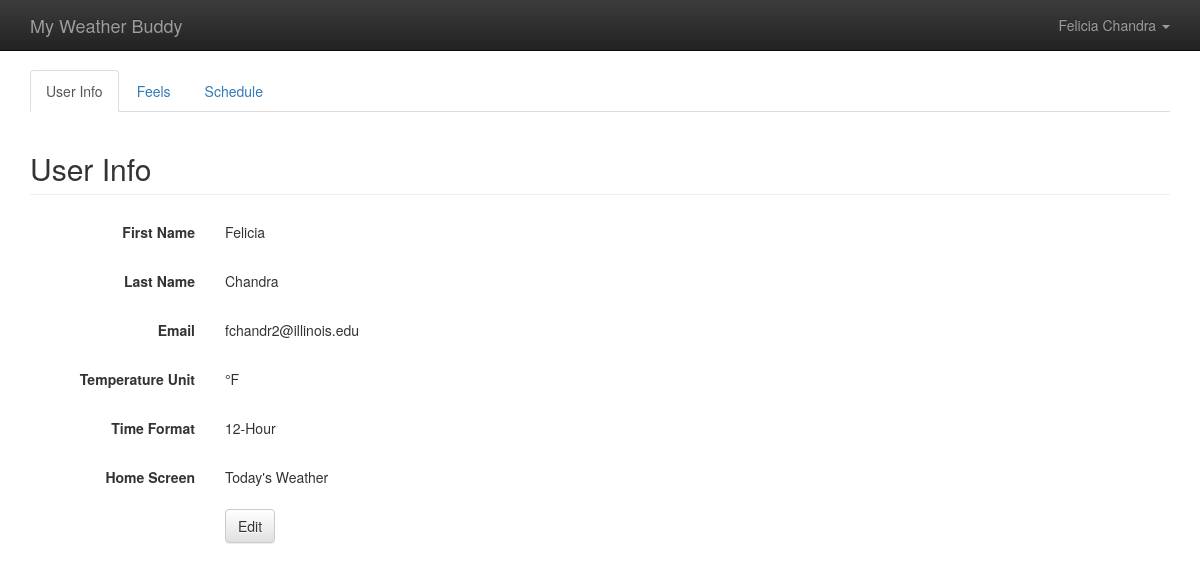
Page /index.php/user (signed in) on the committed database.
### tables this page shows
CREATE TABLE IF NOT EXISTS User (
	ID BIGINT NOT NULL AUTO_INCREMENT,
    First_Name VARCHAR(100) NOT NULL,
    Last_Name VARCHAR(100) NULL,
    Email VARCHAR(100) NOT NULL UNIQUE,
    `Password` CHAR(255) NOT NULL,
	Temperature_Unit VARCHAR(1) NOT NULL DEFAULT 'F',
	Time_Format VARCHAR(2) NOT NULL DEFAULT '12',
	Home_Screen VARCHAR(50) NOT NULL DEFAULT 'Today',
    Created_On DATETIME NULL,
    Modified_On DATETIME NULL,
    PRIMARY KEY (ID)
);

### index.php (called while the page is built, shortened)
<?php
require APP . '/core/application.php';
$app = new Application();

### application/helpers/siteHelper.php (called while the page is built)
<?php
class SiteHelper
{
	public function getSession($variableName)
	{
		$value = "";
		if (array_key_exists($variableName, $_SESSION))
		{
			$value = $_SESSION[$variableName];
		}
		return $value;
	}
}

### application/core/service.php (called while the page is built)
<?php
class Service
{
	function __construct($model)
	{
		$this->model = $model;
	}
}

### application/core/model.php (called while the page is built)
<?php
class Model
{
	function __construct($db)
	{
		$this->db = $db;
	}
}

### application/models/userModel.php (called while the page is built, shortened)
<?php
class UserModel extends Model
{
	public function getUser($userID)
	{
		$sql = "SELECT User.*
				FROM User
				WHERE User.ID = :user_id";
		$parameters = array(":user_id" => $userID);
		return $GLOBALS["beans"]->queryHelper->getSingleRowObject($this->db, $sql, $parameters);
	}
}

### application/helpers/queryHelper.php (called while the page is built, shortened)
<?php
class QueryHelper
{
	public function getSingleRowObject($db, $sql, $parameters) {
		$query = $db->prepare($sql);
		$query->execute($parameters);
		$result = $query->fetch();
		return $result;
	}
}

### application/services/userService.php (called while the page is built, shortened)
<?php
class UserService extends Service
{
	public function getUser($userID)
	{
		return $this->model->getUser($userID);
	}
}

### application/views/user/index.php (the view, shortened to what this page needs)
<?php if (!$this) { exit(header('HTTP/1.0 403 Forbidden')); }
if (strcasecmp("Schedule", $user->Home_Screen) == 0) {
	$homeScreen = "Schedule Based Weather";
}
else {
	$homeScreen = "Today's Weather";
}
?>
<div class="container">
	<h2 class="page-header">User Info</h2>
	<div class="section form-horizontal">
		<div class="form-group">
			<label class="col-sm-2 control-label">First Name</label>
			<div class="col-sm-10">
				<p class="form-control-static"><?php echo $user->First_Name ?></p>
			</div>
		</div>
		<div class="form-group">
			<label class="col-sm-2 control-label">Last Name</label>
			<div class="col-sm-10">
				<p class="form-control-static"><?php echo $user->Last_Name ?></p>
			</div>
		</div>
		<div class="form-group">
			<label class="col-sm-2 control-label">Email</label>
			<div class="col-sm-10">
				<p class="form-control-static"><?php echo $user->Email ?></p>
			</div>
		</div>
		<div class="form-group">
			<label class="col-sm-2 control-label">Temperature Unit</label>
			<div class="col-sm-10">
				<p class="form-control-static">&deg;<?php echo $user->Temperature_Unit ?></p>
			</div>
		</div>
		<div class="form-group">
			<label class="col-sm-2 control-label">Time Format</label>
			<div class="col-sm-10">
				<p class="form-control-static"><?php echo $user->Time_Format ?>-Hour</p>
			</div>
		</div>
		<div class="form-group">
			<label class="col-sm-2 control-label">Home Screen</label>
			<div class="col-sm-10">
				<p class="form-control-static"><?php echo $homeScreen ?></p>
			</div>
		</div>
		<div class="form-group">
			<div class="col-sm-offset-2 col-sm-10">
				<button type="button" id="edit" class="btn btn-default">Edit</button>
			</div>
		</div>
	</div>
</div>

### application/core/application.php (shortened to what this page needs)
<?php
class Application
{
	private $url_controller = null;
	private $url_action = null;
	private $url_params = array();
    public function __construct()
    {
        if (!$this->url_controller) {
            require APP . 'controllers/home.php';
            $page = new Home();
            $page->index();
        } elseif (file_exists(APP . 'controllers/' . $this->url_controller . '.php')) {
            $this->url_controller = new $this->url_controller();
            if (method_exists($this->url_controller, $this->url_action)) {
                if(!empty($this->url_params)) {
                    call_user_func_array(array($this->url_controller, $this->url_action), $this->url_params);
                } else {
                    $this->url_controller->{$this->url_action}();
                }
            } else {
                if(strlen($this->url_action) == 0) {
                    $this->url_controller->index();
                }
                else {
                    require APP . 'controllers/error.php';
                    $page = new Error();
                    $page->index();
                }
            }
        } else {
            require APP . 'controllers/error.php';
            $page = new Error();
            $page->index();
        }
    }
    private function getUrlWithoutModRewrite()
    {
        $url = explode('/', $_SERVER['REQUEST_URI']);
        $url = array_diff($url, array('', 'index.php'));
        $url = array_values($url);
        $this->url_controller = isset($url[0]) ? $url[0] : null;
        $this->url_action = isset($url[1]) ? $url[1] : null;
        unset($url[0], $url[1]);
        $this->url_params = array_values($url);
    }
	private function loadHelpers()
	{
		require APP . '/helpers/queryHelper.php';
		require APP . '/helpers/siteHelper.php';
	}
	private function loadServices()
	{
		require APP . '/core/model.php';
		require APP . '/models/userModel.php';
		require APP . '/core/service.php';
		require APP . '/services/scheduleService.php';
		require APP . '/services/userService.php';
	}
}

### application/views/_templates/header.php (shortened to what this page needs)
<?php
if (!isset($userID)) {
	$userID = $GLOBALS["beans"]->siteHelper->getSession("userID");
}
if (!isset($user)) {
	$user = $GLOBALS["beans"]->userService->getUser($userID);
}
$activeView = "";
if (array_key_exists("PATH_INFO", $_SERVER)) {
	$pathInfoArray = explode("/", $_SERVER["PATH_INFO"]);
	$activeView = $pathInfoArray[1];
}
$settingsNav = false;
if (is_numeric($userID) && in_array(strtolower($activeView), explode(",", "user,feels,schedule"))) {
	$settingsNav = true;
}
?><!DOCTYPE html>
<html lang="en">
<head>
	<link href="<?php echo URL; ?>public/css/bootstrap.css" rel="stylesheet">
	<link href="<?php echo URL; ?>public/css/bootstrap-theme.css" rel="stylesheet">
	<link href="<?php echo URL; ?>public/css/bootstrap-datepicker3.css" rel="stylesheet">
	<link href="<?php echo URL; ?>public/css/bootstrap-timepicker.css" rel="stylesheet">
</head>
<body>
	<nav class="navbar navbar-inverse navbar-fixed-top">
		<div class="container">
			<div class="navbar-header">
				<a class="navbar-brand" href="<?php echo URL_WITH_INDEX_FILE; ?>">
					My Weather Buddy
				</a>
			</div>
			<div id="navbar" class="navbar-collapse collapse">
				<ul class="nav navbar-nav navbar-right">
					<?php if (is_numeric($userID)) { ?>
						<li class="dropdown">
							<a class="dropdown-toggle" href="#!" aria-expanded="false" aria-haspopup="true" role="button" data-toggle="dropdown">
								<?php echo $user->First_Name . " " . $user->Last_Name ?>
								<span class="caret"></span>
							</a>
						</li>
					<?php }
					else { ?>
						<li>
							<a href="<?php echo URL_WITH_INDEX_FILE; ?>user">Login</a>
						</li>
					<?php } ?>
				</ul>
			</div>
		</div>
	</nav>
	<?php if ($settingsNav) {
		require APP . 'views/_templates/settings.php';
	} ?>

### application/views/_templates/settings.php (shortened to what this page needs)
<div class="container">
	<ul class="nav nav-tabs">
		<li role="presentation" <?php if (strcasecmp("user", $activeView) == 0) { ?>class="active"<?php } ?>>
			<a href="<?php echo URL_WITH_INDEX_FILE; ?>user">User Info</a>
		</li>
		<li role="presentation" <?php if (strcasecmp("feels", $activeView) == 0) { ?>class="active"<?php } ?>>
			<a href="<?php echo URL_WITH_INDEX_FILE; ?>feels">Feels</a>
		</li>
		<li role="presentation" <?php if (strcasecmp("schedule", $activeView) == 0) { ?>class="active"<?php } ?>>
			<a href="<?php echo URL_WITH_INDEX_FILE; ?>schedule">Schedule</a>
		</li>
	</ul>
</div>

### application/controllers/user.php (shortened to what this page needs)
<?php
class User
{
	public function index()
	{
		require APP . 'views/_templates/header.php';
		if (is_numeric($GLOBALS["beans"]->siteHelper->getSession("userID")))
		{
			$userID = $GLOBALS["beans"]->siteHelper->getSession("userID");
			$user = $GLOBALS["beans"]->userService->getUser($userID);
			require APP . 'views/user/index.php';
		}
		else
		{
			require APP . 'views/index.php';
		}
		require APP . 'views/_templates/footer.php';
	}
}

### application/views/_templates/footer.php (shortened to what this page needs)
</body>
</html>

### rows in the picture
user: First_Name "Felicia", Last_Name "Chandra", Email "fchandr2@illinois.edu", Temperature_Unit "F", Time_Format "12", Home_Screen "Today's Weather"
